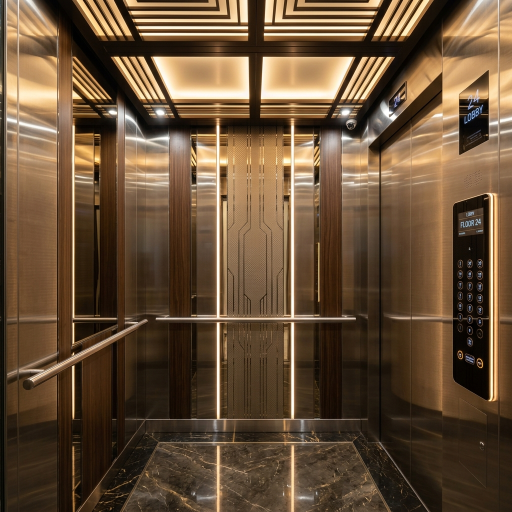
#> input picture askelevators/assets/images/gallery/cabin.png, 1024 x 1024 px (shown at 1/2 size)
$ python create_elevator_gif.py
#> lines starting #> are read from the running program, lines starting #| are printed output that depends on the picture
import os
import math
from PIL import Image, ImageDraw, ImageFilter, ImageEnhance

def create_elevator_gif():
    width = 500
    height = 320
    center_x = width // 2
    door_width = width // 2

    # 1. Load cabin image for inside
    cabin_path = os.path.join('assets', 'images', 'gallery', 'cabin.png')
    if os.path.exists(cabin_path):
        inside_img = Image.open(cabin_path).convert('RGB')
#> inside_img is the input picture: PIL image 1024x1024 RGB; mean R, G, B 103.6, 80, 55.7
        inside_img = inside_img.resize((width, height), Image.Resampling.LANCZOS)
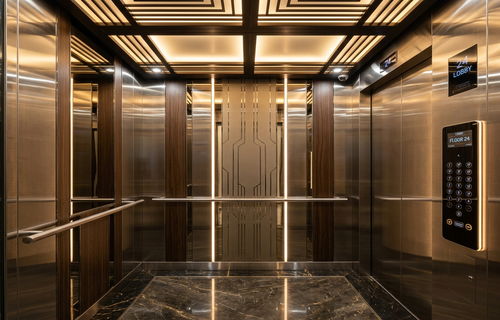
#> inside_img: PIL image 500x320 RGB; mean R, G, B 103.5, 79.9, 55.7
    else:
        # Fallback illuminated interior if image is missing
        inside_img = Image.new('RGB', (width, height), (30, 30, 35))
        draw_in = ImageDraw.Draw(inside_img)
        draw_in.rectangle([20, 20, width-20, height-20], fill=(60, 50, 45), outline=(200, 160, 100), width=3)

    # Brighten interior slightly for glowing effect
    enhancer = ImageEnhance.Brightness(inside_img)
    inside_img = enhancer.enhance(1.15)
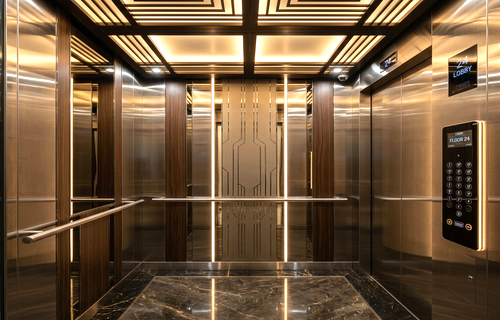
#> inside_img: PIL image 500x320 RGB; mean R, G, B 116.7, 90.8, 63.4

    # 2. Create brushed stainless steel door texture
    door_left_base = Image.new('RGBA', (door_width, height), (180, 185, 192, 255))
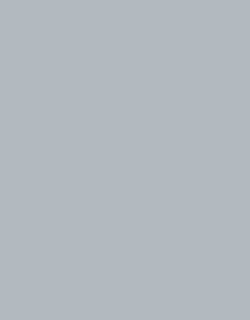
#> door_left_base: PIL image 250x320 RGBA; mean R, G, B, A 180, 185, 192, 255
    door_right_base = Image.new('RGBA', (door_width, height), (175, 180, 188, 255))

    draw_l = ImageDraw.Draw(door_left_base)
    draw_r = ImageDraw.Draw(door_right_base)

    # Add vertical steel grain lines & panel bevels
    for y in range(0, height, 4):
        alpha = 15 if (y % 8 == 0) else 5
        draw_l.line([(0, y), (door_width, y)], fill=(255, 255, 255, alpha))
        draw_r.line([(0, y), (door_width, y)], fill=(255, 255, 255, alpha))

    for x in range(0, door_width, 6):
        alpha = 10 if (x % 12 == 0) else 4
        draw_l.line([(x, 0), (x, height)], fill=(0, 0, 0, alpha))
        draw_r.line([(x, 0), (x, height)], fill=(0, 0, 0, alpha))

    # Bevel borders & center black rubber edge
    # Left door right edge (center seam)
    draw_l.rectangle([door_width-4, 0, door_width, height], fill=(40, 42, 45, 255))
    draw_l.line([(0, 0), (door_width-5, 0)], fill=(230, 235, 240, 255), width=2)
    draw_l.line([(0, height-1), (door_width-5, height-1)], fill=(100, 105, 110, 255), width=2)

    # Right door left edge (center seam)
    draw_r.rectangle([0, 0, 4, height], fill=(40, 42, 45, 255))
    draw_r.line([(5, 0), (door_width, 0)], fill=(230, 235, 240, 255), width=2)
    draw_r.line([(5, height-1), (door_width, height-1)], fill=(100, 105, 110, 255), width=2)

    # Steel door handles / vertical metallic trim
    draw_l.rectangle([door_width-28, 40, door_width-14, height-40], fill=(210, 215, 222, 255), outline=(120, 125, 130, 255), width=1)
    draw_r.rectangle([14, 40, 28, height-40], fill=(205, 210, 218, 255), outline=(120, 125, 130, 255), width=1)

    frames = []

    # Define animation timeline (in progress 0.0 to 1.0)
    # Closed -> Opening -> Open -> Closing -> Closed
    progress_steps = []

    # 1. Closed pause (6 frames)
    for _ in range(6):
        progress_steps.append(0.0)

    # 2. Opening (14 frames, smooth easing)
    for i in range(1, 15):
        t = i / 14.0
        # Smooth easeInOutSine
        ease_t = 0.5 * (1.0 - math.cos(t * math.pi))
        progress_steps.append(ease_t)

    # 3. Fully Open pause (10 frames)
    for _ in range(10):
        progress_steps.append(1.0)

    # 4. Closing (14 frames)
    for i in range(1, 15):
        t = i / 14.0
        ease_t = 0.5 * (1.0 - math.cos(t * math.pi))
        progress_steps.append(1.0 - ease_t)

    for open_factor in progress_steps:
        # Create base canvas with interior
        frame = inside_img.copy().convert('RGBA')

        # Calculate door positions based on open_factor (0.0 = closed, 1.0 = fully open)
        shift = int(open_factor * door_width)

        left_x = -shift
        right_x = center_x + shift

        # Paste doors
        frame.paste(door_left_base, (left_x, 0), door_left_base)
        frame.paste(door_right_base, (right_x, 0), door_right_base)

        # Draw frame shadow over interior edge when opening
        if open_factor > 0:
            overlay = Image.new('RGBA', (width, height), (0, 0, 0, 0))
            draw_ov = ImageDraw.Draw(overlay)
            # Door shadows
            if shift < door_width:
                # Shadow on interior from left door edge
                draw_ov.rectangle([center_x - shift, 0, center_x - shift + 12, height], fill=(0, 0, 0, int(90 * (1 - open_factor))))
                # Shadow on interior from right door edge
                draw_ov.rectangle([center_x + shift - 12, 0, center_x + shift, height], fill=(0, 0, 0, int(90 * (1 - open_factor))))
            frame = Image.alpha_composite(frame, overlay)

        frames.append(frame.convert('P', palette=Image.Palette.ADAPTIVE))
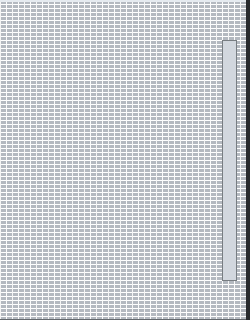
#> door_left_base: PIL image 250x320 RGBA; mean R, G, B, A 165.5, 168.7, 173.2, 169.6; transparent parts drawn white
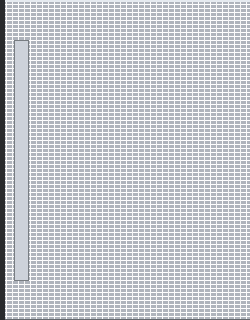
#> door_right_base: PIL image 250x320 RGBA; mean R, G, B, A 161.2, 164.4, 169.4, 169.3; transparent parts drawn white
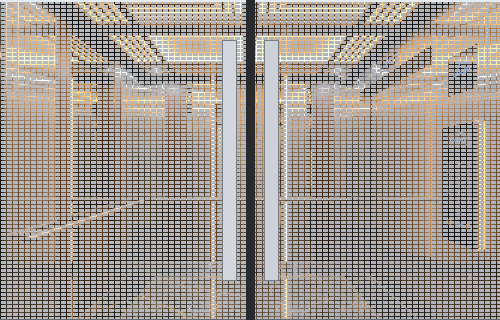
#> frame: PIL image 500x320 RGBA; mean R, G, B, A 155.1, 149.8, 145.4, 252.1; transparent parts drawn white
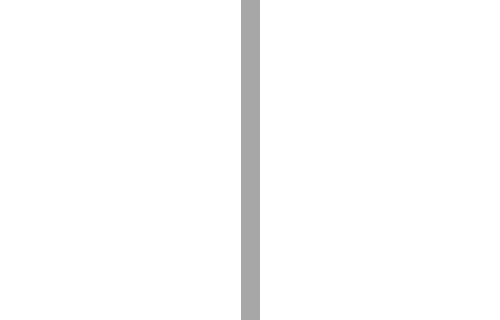
#> overlay: PIL image 500x320 RGBA; mean R, G, B, A 0, 0, 0, 3.3; transparent parts drawn white
#> after the loop, frames = 44 items

    output_path = os.path.join('assets', 'images', 'elevator-doors.gif')
    frames[0].save(
        output_path,
        save_all=True,
        append_images=frames[1:],
        duration=70,  # ~14 fps smooth animation
        loop=0
    )
    print(f"GIF saved successfully to {output_path}. Total frames: {len(frames)}")
#| GIF saved successfully to assets/images/elevator-doors.gif. Total frames: 44

if __name__ == '__main__':
    create_elevator_gif()

$ run again, with askelevators/assets/images/gallery/doors.png copied over askelevators/assets/images/gallery/cabin.png
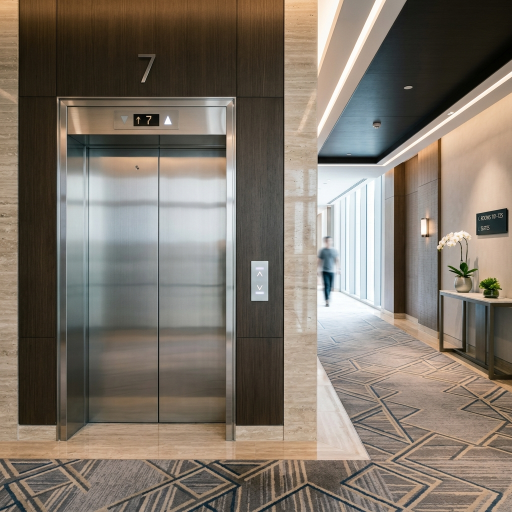
#> input picture askelevators/assets/images/gallery/doors.png, 1024 x 1024 px (shown at 1/2 size)
#> in create_elevator_gif, inside_img is the input picture: PIL image 1024x1024 RGB; mean R, G, B 126, 116.5, 105.4
#> in create_elevator_gif, `inside_img = enhancer.enhance(1.15)`:
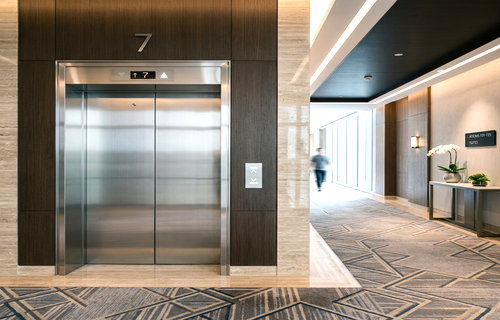
#> inside_img: PIL image 500x320 RGB; mean R, G, B 143.6, 132.7, 119.8
#> after the loop in create_elevator_gif, `for open_factor in progress_steps:`:
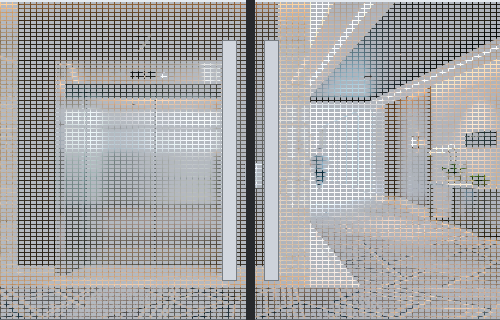
#> frame: PIL image 500x320 RGBA; mean R, G, B, A 165, 164.5, 165, 252.1; transparent parts drawn white
#> after the loop in create_elevator_gif, `for open_factor in progress_steps:`: frames = 44 items
#| GIF saved successfully to assets/images/elevator-doors.gif. Total frames: 44

$ run again, with askelevators/assets/images/gallery/escalators.png copied over askelevators/assets/images/gallery/cabin.png
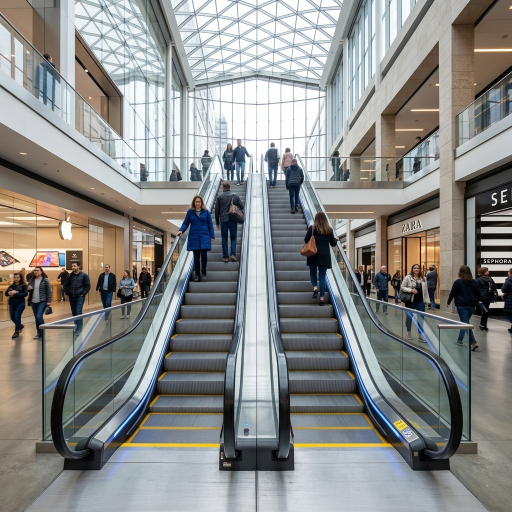
#> input picture askelevators/assets/images/gallery/escalators.png, 1024 x 1024 px (shown at 1/2 size)
#> in create_elevator_gif, inside_img is the input picture: PIL image 1024x1024 RGB; mean R, G, B 139.6, 140.1, 138.1
#> in create_elevator_gif, `inside_img = enhancer.enhance(1.15)`:
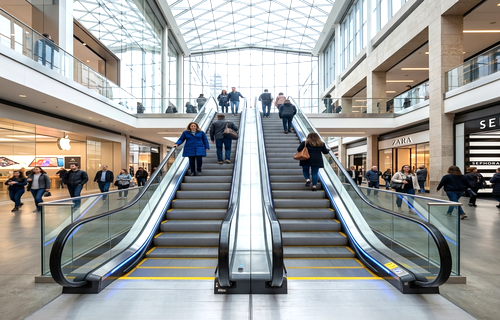
#> inside_img: PIL image 500x320 RGB; mean R, G, B 157.9, 158.2, 155.6
#> after the loop in create_elevator_gif, `for open_factor in progress_steps:`:
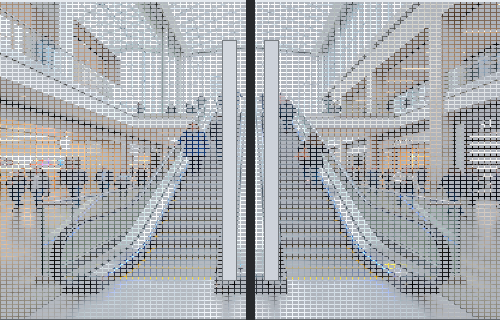
#> frame: PIL image 500x320 RGBA; mean R, G, B, A 168.9, 172.1, 175.9, 252.1; transparent parts drawn white
#> after the loop in create_elevator_gif, `for open_factor in progress_steps:`: frames = 44 items
#| GIF saved successfully to assets/images/elevator-doors.gif. Total frames: 44

$ run again, with askelevators/assets/images/gallery/gal_10_clean.png copied over askelevators/assets/images/gallery/cabin.png
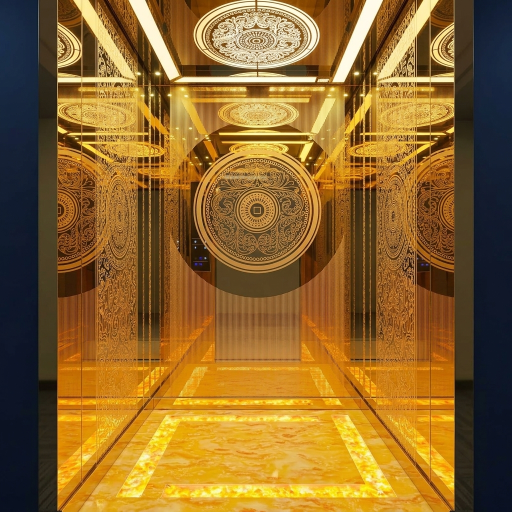
#> input picture askelevators/assets/images/gallery/gal_10_clean.png, 1024 x 1024 px (shown at 1/2 size)
#> in create_elevator_gif, inside_img is the input picture: PIL image 1024x1024 RGB; mean R, G, B 142, 103.1, 43.5
#> after the loop in create_elevator_gif, `for open_factor in progress_steps:`:
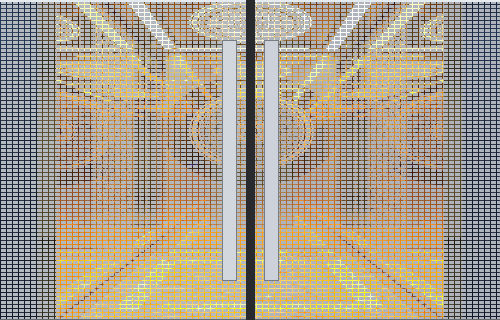
#> frame: PIL image 500x320 RGBA; mean R, G, B, A 168.6, 157.7, 140.2, 252.1; transparent parts drawn white
#> after the loop in create_elevator_gif, `for open_factor in progress_steps:`: frames = 44 items
#| GIF saved successfully to assets/images/elevator-doors.gif. Total frames: 44
